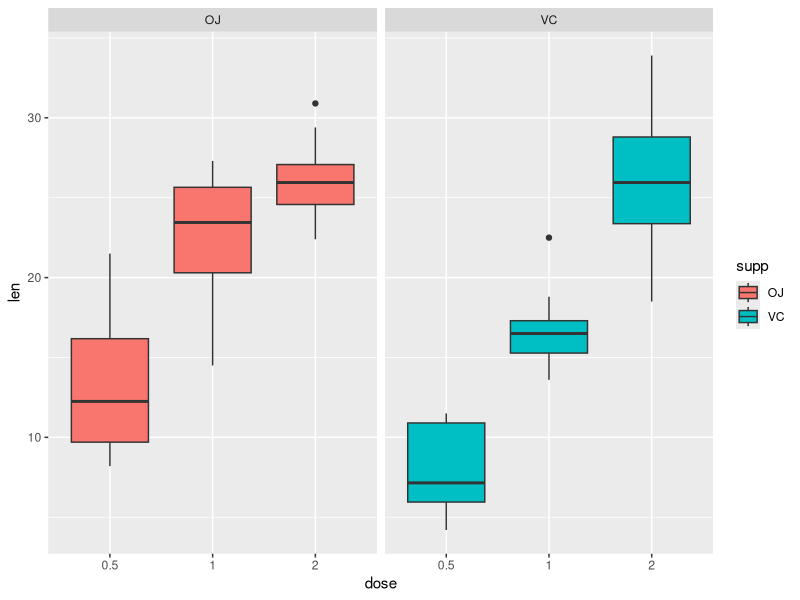
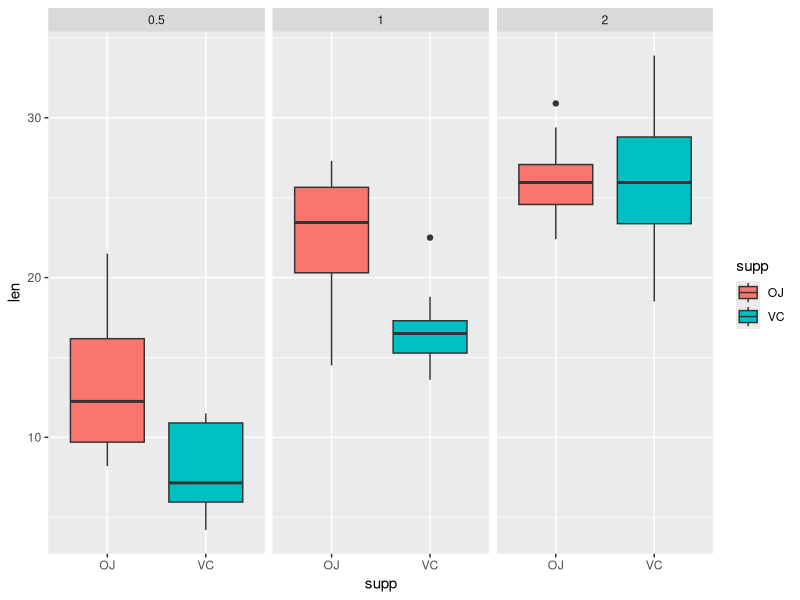

Recreate these plots in R, in order.
## ---- chunk 1
#?ToothGrowth
#The response is the length of odontoblasts (cells responsible for tooth growth) in 60 guinea pigs. Each animal received one of three dose levels of vitamin C (0.5, 1, and 2 mg/day) by one of two delivery methods, orange juice or ascorbic acid (a form of vitamin C and coded as VC).

data("ToothGrowth")
head(ToothGrowth)
summary(ToothGrowth)
## ---- chunk 2
# make dose as a factor has three levels
ToothGrowth$dose <- as.factor(ToothGrowth$dose)
        
## ---- chunk 3
#plot teeth length ~ dose level by supplement type
library("ggplot2")
ggplot(ToothGrowth, aes(x=dose, y=len, fill=supp))+
        geom_boxplot()+
        facet_grid(.~supp)
## ---- chunk 4
#plot teeth length ~ supplement type by dose level
ggplot(ToothGrowth, aes(x=supp, y=len, fill=supp))+
        geom_boxplot()+
        facet_grid(.~dose)
## ---- chunk 5
t.test(len ~ supp, data = ToothGrowth)
## ---- chunk 6
#T test at dose level 0.5
dose1 <- subset(ToothGrowth, dose %in% c(0.5) ) 
t.test(len ~ supp, data = dose1)
## ---- chunk 7
#T test at dose level 0.1
dose1 <- subset(ToothGrowth, dose %in% c(1.0) ) 
t.test(len ~ supp, data = dose1)
## ---- chunk 8
#T test at dose level 2
dose1 <- subset(ToothGrowth, dose %in% c(2.0) ) 
t.test(len ~ supp, data = dose1)
